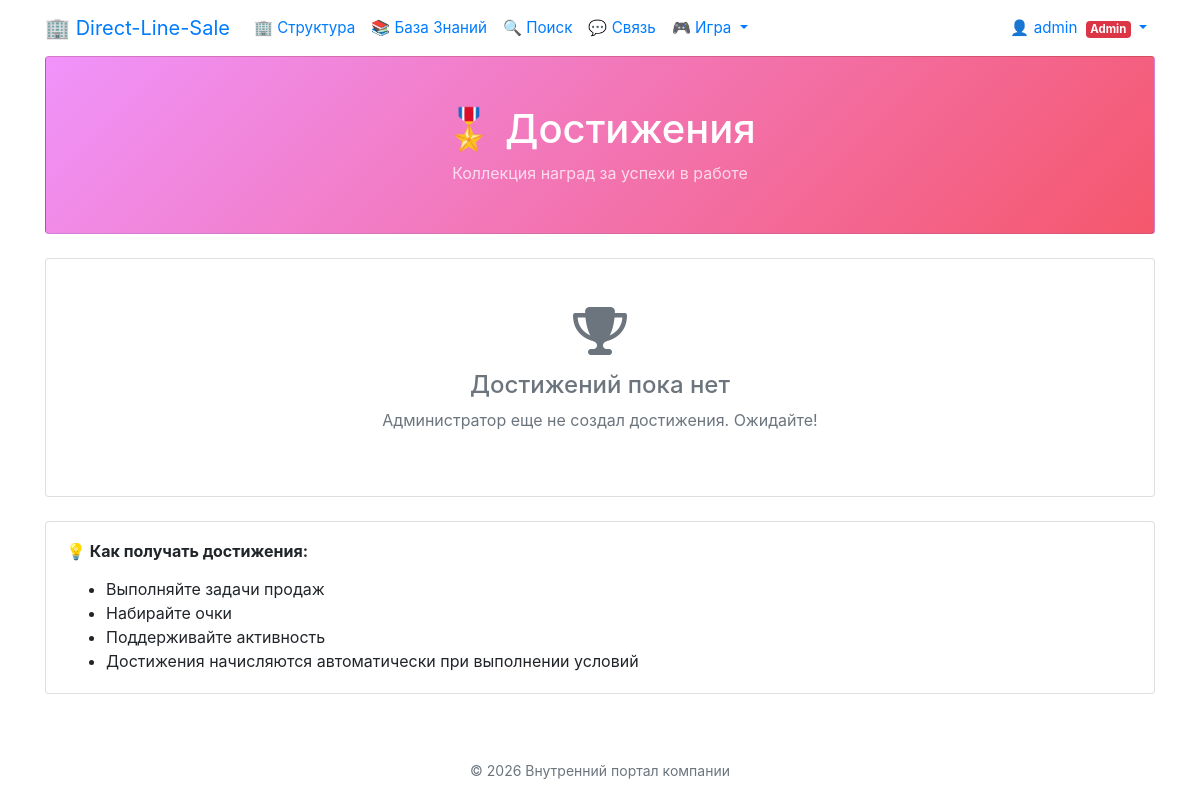
Page /achievements (signed in) on the earlier database version.
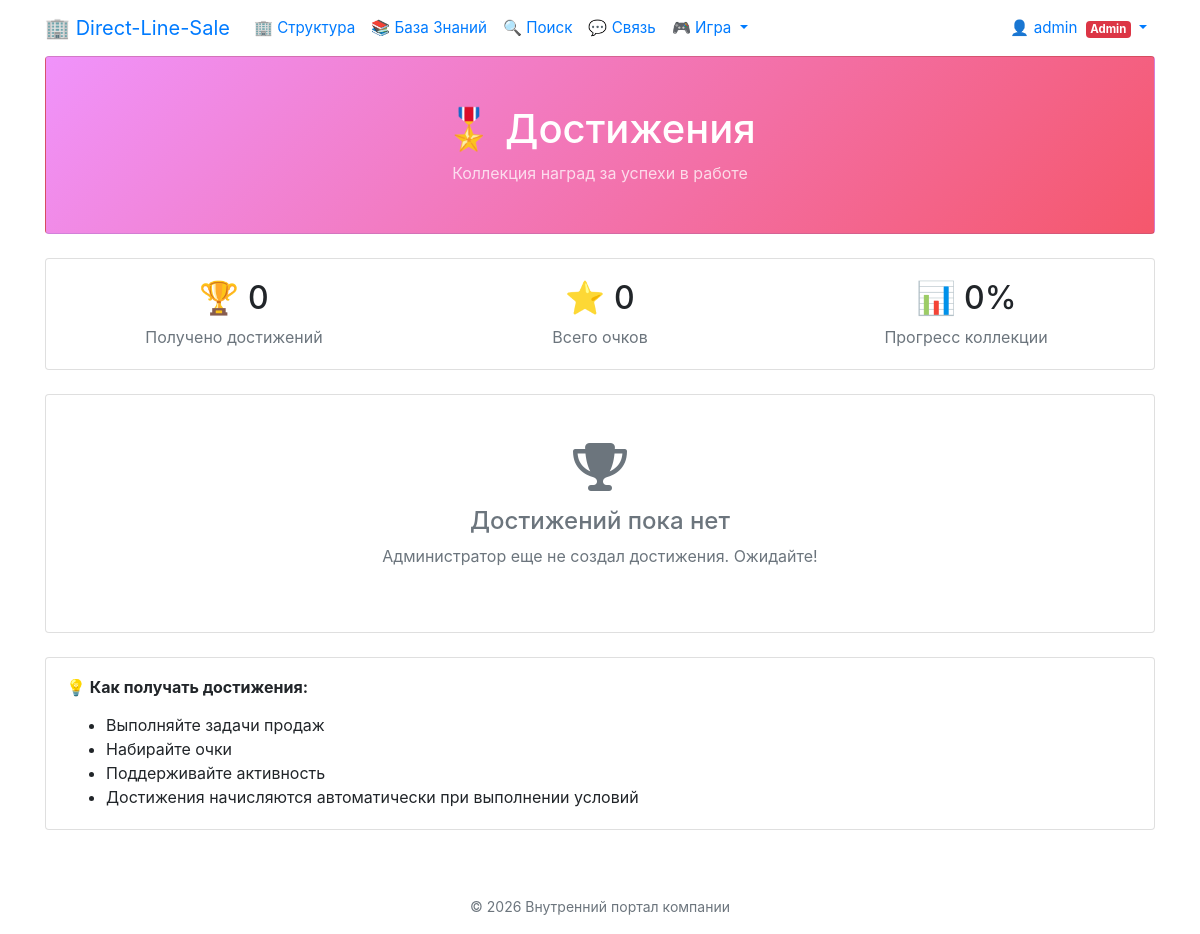
Same page on the later database version.
### app.py (models this page shows, shortened)
class UserPoints(db.Model):
    id = db.Column(db.Integer, primary_key=True)
    user_id = db.Column(db.Integer, db.ForeignKey(
        'user.id'), nullable=False, unique=True, index=True)
    total_points = db.Column(db.Integer, default=0)
    current_level = db.Column(db.Integer, default=1)
    tasks_completed = db.Column(db.Integer, default=0)
    achievements_earned = db.Column(db.Integer, default=0)
    created_at = db.Column(db.DateTime, default=datetime.now)
    last_activity = db.Column(db.DateTime, default=datetime.now)
    user = db.relationship('User', backref=db.backref('points', uselist=False))

### app.py (the view)
@app.route('/achievements')
@login_required
def achievements():
    all_achievements = SalesAchievement.query.filter_by(is_active=True).all()
    earned_ids = [ua.achievement_id for ua in UserAchievement.query.filter_by(
        user_id=current_user.id).all()]
    my_points = UserPoints.query.filter_by(user_id=current_user.id).first()
    return render_template('achievements.html',
                           all_achievements=all_achievements,
                           earned_ids=earned_ids,
                           my_points=my_points)

### app.py (called while the page is built)
@login_manager.user_loader
def load_user(user_id):
    return User.query.get(int(user_id))

### templates/achievements.html
{% extends "base.html" %}
{% block content %}
<div class="row mb-4">
	<div class="col-12">
		<div class="card text-white" style="background: linear-gradient(135deg, #f093fb 0%, #f5576c 100%);">
			<div class="card-body text-center py-5">
				<h1 class="mb-2">🎖️ Достижения</h1>
				<p class="mb-0" style="opacity: 0.75;">Коллекция наград за успехи в работе</p>
			</div>
		</div>
	</div>
</div>
{% if my_points %}
<div class="row mb-4">
	<div class="col-12">
		<div class="card">
			<div class="card-body">
				<div class="row text-center">
					<div class="col-md-4">
						<h2>🏆 {{ my_points.achievements_earned }}</h2>
						<p class="text-muted mb-0">Получено достижений</p>
					</div>
					<div class="col-md-4">
						<h2>⭐ {{ my_points.total_points }}</h2>
						<p class="text-muted mb-0">Всего очков</p>
					</div>
					<div class="col-md-4">
						<h2>📊 {{ (my_points.achievements_earned * 100 // all_achievements|length) if all_achievements
							else 0 }}%</h2>
						<p class="text-muted mb-0">Прогресс коллекции</p>
					</div>
				</div>
			</div>
		</div>
	</div>
</div>
{% endif %}
<div class="row">
	{% if all_achievements %}
	{% for achievement in all_achievements %}
	<div class="col-md-6 col-lg-4 mb-4">
		<div class="card h-100 {% if achievement.id in earned_ids %}border-success{% else %}border-secondary{% endif %}"
			style="{% if achievement.id not in earned_ids %}opacity: 0.6;{% endif %}">
			<div class="card-body text-center">
				<h1
					style="font-size: 4rem; margin-bottom: 15px; {% if achievement.id not in earned_ids %}filter: grayscale(100%);{% endif %}">
					{{ achievement.icon }}
				</h1>
				<h5 class="mb-2">{{ achievement.title }}</h5>
				<p class="text-muted small mb-3">{{ achievement.description }}</p>
				{% if achievement.id in earned_ids %}
				<span class="badge badge-success badge-pill px-3 py-2">
					✓ Получено
				</span>
				{% else %}
				<span class="badge badge-secondary badge-pill px-3 py-2">
					🔒 Заблокировано
				</span>
				{% endif %}
				<div class="mt-3">
					<small class="text-muted">
						Награда: <strong>+{{ achievement.reward_points }} очков</strong>
					</small>
				</div>
			</div>
			{% if achievement.id in earned_ids %}
			<div class="card-footer bg-success text-white text-center">
				<small>
					{% for ua in current_user.achievements %}
					{% if ua.achievement_id == achievement.id %}
					Получено: {{ ua.earned_at.strftime('%d.%m.%Y') }}
					{% endif %}
					{% endfor %}
				</small>
			</div>
			{% endif %}
		</div>
	</div>
	{% endfor %}
	{% else %}
	<div class="col-12">
		<div class="card">
			<div class="card-body text-center py-5">
				<i class="fa fa-trophy fa-3x text-muted mb-3"></i>
				<h4 class="text-muted">Достижений пока нет</h4>
				<p class="text-muted">Администратор еще не создал достижения. Ожидайте!</p>
			</div>
		</div>
	</div>
	{% endif %}
</div>
<div class="row mt-4">
	<div class="col-12">
		<div class="card">
			<div class="card-body">
				<h6 class="font-weight-bold mb-3">💡 Как получать достижения:</h6>
				<ul class="mb-0">
					<li>Выполняйте задачи продаж</li>
					<li>Набирайте очки</li>
					<li>Поддерживайте активность</li>
					<li>Достижения начисляются автоматически при выполнении условий</li>
				</ul>
			</div>
		</div>
	</div>
</div>
{% endblock %}

Differences in the rows shown:
added UserPoints: achievements_earned "0", total_points "0"
Other differences:
text now shown: "🏆 Получено достижений ⭐ Всего очков 📊 0 % Прогресс коллекции"
